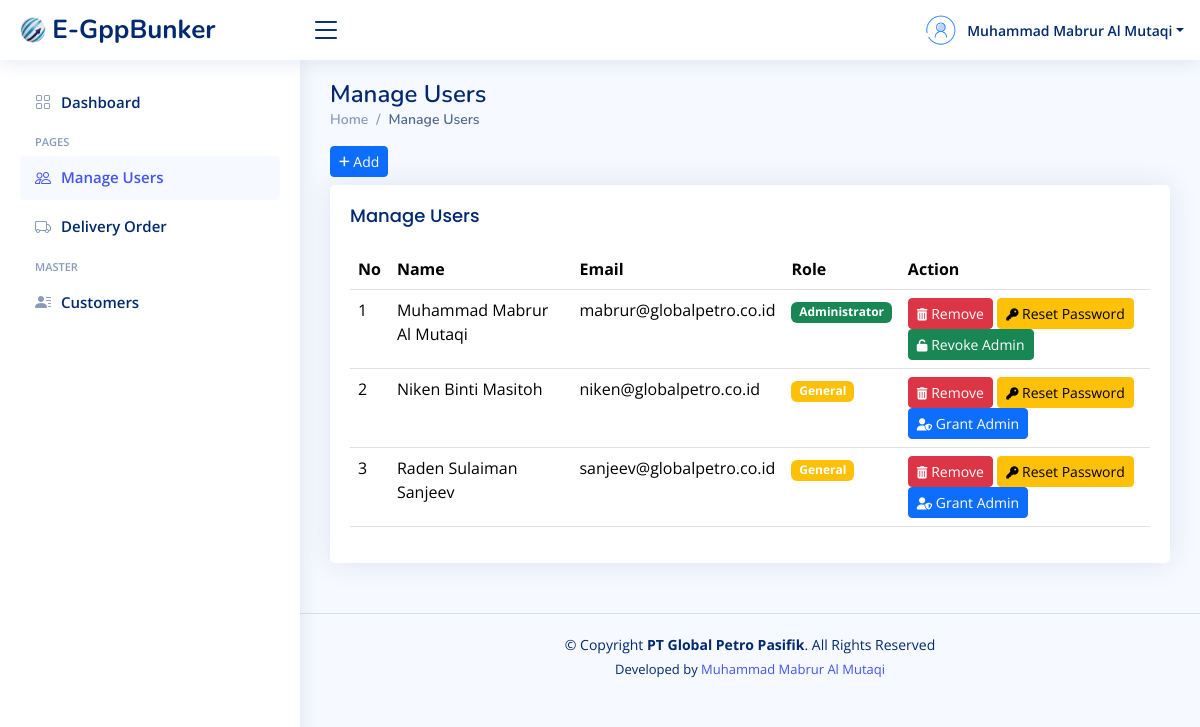
Before: /manage-users.php (signed in) with the older database file.
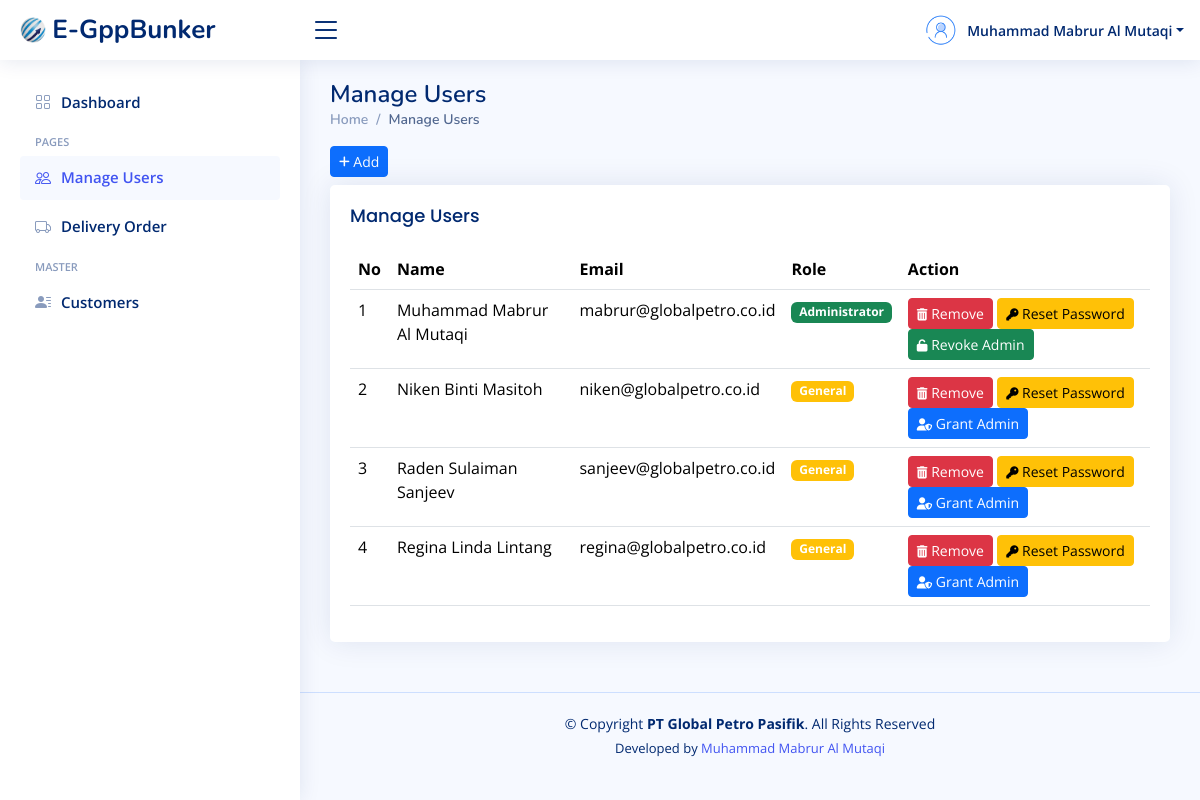
After: the same page with the newer database file.
### tables this page shows
CREATE TABLE `users` (
  `id_user` int(11) NOT NULL,
  `nama` varchar(50) NOT NULL,
  `email` varchar(50) NOT NULL,
  `password` varchar(255) NOT NULL,
  `is_admin` tinyint(1) NOT NULL DEFAULT 0
);

### manage-users.php (the view, shortened to what this page needs)
<?php
    include "koneksi.php";
?>
<!DOCTYPE html>
<html lang="en">
<?php
    include "layouts/head-css.php";
?>
<body>
<?php
    include "layouts/header.php";
?>
<?php
    include "layouts/sidebar.php";
?>
  <main id="main" class="main">
    <div class="pagetitle">
      <h1>Manage Users</h1>
      <nav>
        <ol class="breadcrumb">
          <li class="breadcrumb-item"><a href="index.php">Home</a></li>
          <li class="breadcrumb-item active">Manage Users</li>
        </ol>
      </nav>
    </div>
    <a href="tambah-user.php" class="btn btn-primary btn-sm mb-2"><i class="fa fa-plus fa-sm"></i> Add</a>
    <section class="section">
      <div class="row">
        <div class="col-lg-12">
          <div class="card">
            <div class="card-body">
              <h5 class="card-title">Manage Users</h5>
                <div class="table-responsive">
                    <table class="table datatable table table-hover">
                      <thead>
                        <tr>
                          <th>No</th>
                          <th>Name</th>
                          <th>Email</th>
                          <th>Role</th>
                          <th>Action</th>
                        </tr>
                      </thead>
                      <tbody>
                      <?php
                          $no = 1;
                          $query = "SELECT * FROM users";
                          $tampil = mysqli_query($koneksi, $query);
                          if (mysqli_num_rows($tampil) > 0) {
                              while ($data = mysqli_fetch_assoc($tampil)){
                      ?>
                        <tr>
                          <td><?= $no++?></td>
                          <td><?= $data['nama']?></td>
                          <td><?= $data['email']?></td>
                          <td><span class="badge <?= ($data['is_admin'] == true) ? 'bg-success' : 'bg-warning'?>"><?= ($data['is_admin'] == true) ? 'Administrator' : 'General'?></span></td>
                          <td>
                              <a href="#" class="btn btn-danger btn-sm" onclick="return confirmRemove(<?= $data['id_user']?>);"><i class="fa fa-trash fa-sm"></i> Remove</a>
                              <a href="reset-password.php?id_user=<?= $data['id_user']?>" class="btn btn-warning btn-sm"><i class="fa fa-key fa-sm"></i> Reset Password</a>
                              <?php
                                  if($data['is_admin']==true){
                                      echo '<a href="#" class="btn btn-success btn-sm" onclick="return confirmRemoveAdmin(' . $data['id_user'] . ');"><i class="fa fa-unlock-alt fa-sm"></i> Revoke Admin</a>';
                                  } else {
                                      echo '<a href="#" class="btn btn-primary btn-sm" onclick="return confirmMakeAdmin(' . $data['id_user'] . ');"><i class="fa fa-user-shield fa-sm"></i> Grant Admin</a>';
                                  }
                              ?>
                          </td>
                        </tr>
                      <?php
                          }
                      } else {
                      ?>
                          <tr>
                              <td colspan="5" class="text-center">Tidak ada data</td>
                          </tr>
                      <?php } ?>
                      </tbody>
                    </table>
                </div>
            </div>
          </div>
        </div>
      </div>
    </section>
  </main>
<?php
    include "layouts/footer.php";
?>
</body>
</html>

Changed rows visible on the page:
added users: nama "Regina Linda Lintang", email "regina@globalpetro.co.id", is_admin "General"
